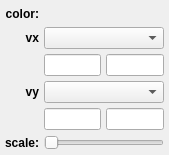
<?xml version="1.0" encoding="UTF-8"?>
<ui version="4.0">
 <class>Form</class>
 <widget class="QWidget" name="Form">
  <property name="geometry">
   <rect>
    <x>0</x>
    <y>0</y>
    <width>169</width>
    <height>155</height>
   </rect>
  </property>
  <property name="windowTitle">
   <string>Form</string>
  </property>
  <layout class="QGridLayout" name="gridLayout">
   <property name="leftMargin">
    <number>5</number>
   </property>
   <property name="topMargin">
    <number>5</number>
   </property>
   <property name="rightMargin">
    <number>5</number>
   </property>
   <property name="bottomMargin">
    <number>5</number>
   </property>
   <property name="spacing">
    <number>5</number>
   </property>
   <item row="6" column="2">
    <widget class="QLineEdit" name="valuetext_vector_y_max"/>
   </item>
   <item row="3" column="0">
    <widget class="QLabel" name="label">
     <property name="font">
      <font>
       <weight>75</weight>
       <bold>true</bold>
      </font>
     </property>
     <property name="text">
      <string>vx</string>
     </property>
     <property name="alignment">
      <set>Qt::AlignRight|Qt::AlignTrailing|Qt::AlignVCenter</set>
     </property>
    </widget>
   </item>
   <item row="5" column="0">
    <widget class="QLabel" name="label_2">
     <property name="font">
      <font>
       <weight>75</weight>
       <bold>true</bold>
      </font>
     </property>
     <property name="text">
      <string>vy</string>
     </property>
     <property name="alignment">
      <set>Qt::AlignRight|Qt::AlignTrailing|Qt::AlignVCenter</set>
     </property>
    </widget>
   </item>
   <item row="5" column="1" colspan="2">
    <widget class="QComboBox" name="combodata_vector_y_attribute"/>
   </item>
   <item row="7" column="1" colspan="2">
    <widget class="QSlider" name="value_vector_scale">
     <property name="orientation">
      <enum>Qt::Horizontal</enum>
     </property>
    </widget>
   </item>
   <item row="6" column="1">
    <widget class="QLineEdit" name="valuetext_vector_y_min"/>
   </item>
   <item row="2" column="1">
    <widget class="QColorBox" name="color_color">
     <property name="sizePolicy">
      <sizepolicy hsizetype="Preferred" vsizetype="Minimum">
       <horstretch>0</horstretch>
       <verstretch>0</verstretch>
      </sizepolicy>
     </property>
     <property name="text">
      <string/>
     </property>
    </widget>
   </item>
   <item row="7" column="0">
    <widget class="QLabel" name="label_3">
     <property name="font">
      <font>
       <weight>75</weight>
       <bold>true</bold>
      </font>
     </property>
     <property name="text">
      <string>scale:</string>
     </property>
     <property name="alignment">
      <set>Qt::AlignRight|Qt::AlignTrailing|Qt::AlignVCenter</set>
     </property>
    </widget>
   </item>
   <item row="4" column="1">
    <widget class="QLineEdit" name="valuetext_vector_x_min"/>
   </item>
   <item row="4" column="2">
    <widget class="QLineEdit" name="valuetext_vector_x_max"/>
   </item>
   <item row="3" column="1" colspan="2">
    <widget class="QComboBox" name="combodata_vector_x_attribute"/>
   </item>
   <item row="2" column="0">
    <widget class="QLabel" name="label_5">
     <property name="font">
      <font>
       <weight>75</weight>
       <bold>true</bold>
      </font>
     </property>
     <property name="text">
      <string>color:</string>
     </property>
     <property name="alignment">
      <set>Qt::AlignRight|Qt::AlignTrailing|Qt::AlignVCenter</set>
     </property>
    </widget>
   </item>
  </layout>
 </widget>
 <customwidgets>
  <customwidget>
   <class>QColorBox</class>
   <extends>QLabel</extends>
   <header>glue.utils.qt.colors</header>
  </customwidget>
 </customwidgets>
 <resources/>
 <connections/>
</ui>
